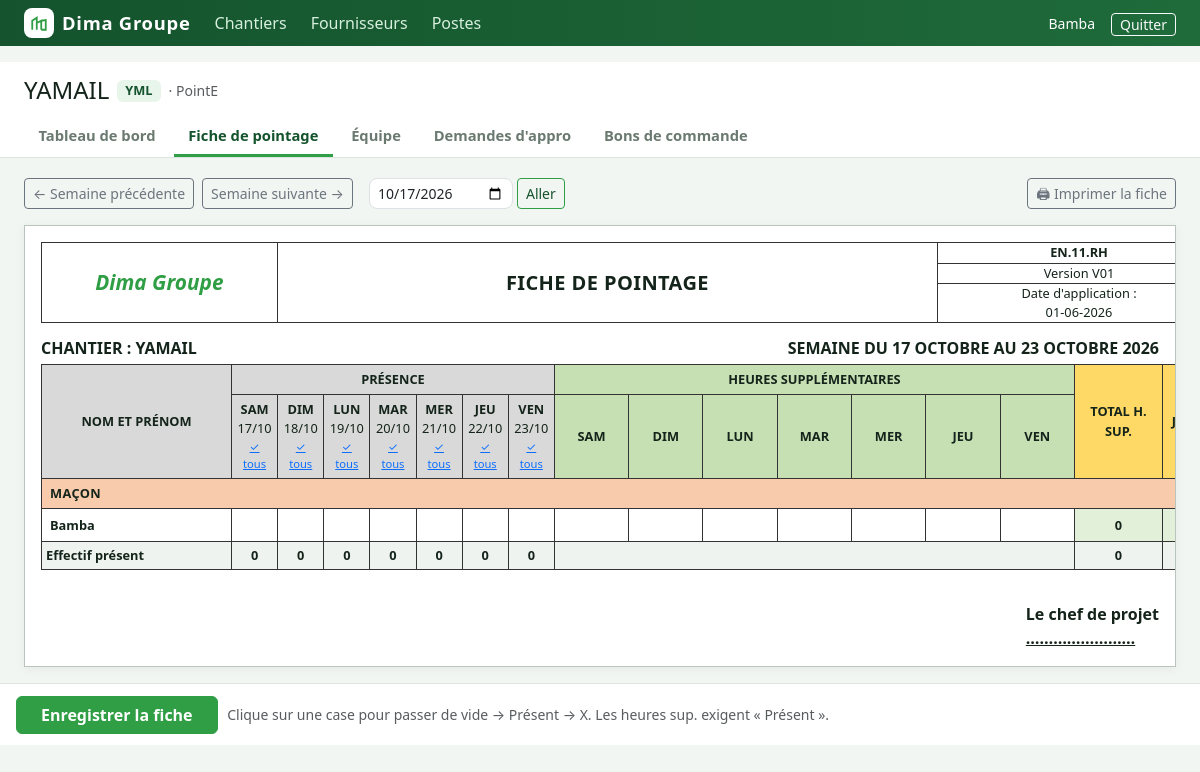
Page /pointage/chantier/1/pointage/ (signed in) on the committed database.
### pointage/models.py (models this page shows, shortened)
class Chantier(models.Model):
    JOURS = [(0, "Lundi"), (1, "Mardi"), (2, "Mercredi"), (3, "Jeudi"), (4, "Vendredi"),
             (5, "Samedi"), (6, "Dimanche")]
    nom = models.CharField(max_length=200, help_text="Ex. : YAMAIL")
    code = models.CharField(max_length=10, unique=True, help_text="Préfixe des numéros. Ex. : YML")
    site = models.CharField("Site", max_length=200, blank=True, help_text="Ex. : Point E")
    client = models.CharField(max_length=200, blank=True)
    chef_projet = models.CharField("Chef de projet", max_length=150, blank=True)
    debut_semaine = models.PositiveSmallIntegerField(
        "La semaine de pointage commence le", choices=JOURS, default=5)
    actif = models.BooleanField(default=True)
    created_at = models.DateTimeField(auto_now_add=True)
    class Meta:
        ordering = ["-actif", "nom"]
    def debut_de_semaine(self, jour):
        return jour - timedelta(days=(jour.weekday() - self.debut_semaine) % 7)

class Poste(models.Model):
    nom = models.CharField(max_length=100, unique=True)
    ordre = models.PositiveSmallIntegerField(default=0, help_text="Ordre d'affichage sur la fiche")
    class Meta:
        ordering = ["ordre", "nom"]
    def __str__(self):
        return self.nom

class Ouvrier(models.Model):
    chantier = models.ForeignKey(Chantier, on_delete=models.CASCADE, related_name="ouvriers")
    poste = models.ForeignKey(Poste, on_delete=models.SET_NULL, null=True, blank=True, related_name="ouvriers")
    nom = models.CharField(max_length=150)
    telephone = models.CharField(max_length=50, blank=True)
    actif = models.BooleanField(default=True)
    class Meta:
        ordering = ["poste__ordre", "poste__nom", "nom"]

### pointage/views.py (the view, shortened to what this page needs)
# urls.py: path("chantier/<int:chantier_pk>/pointage/", v.pointage_semaine, name="pointage_semaine"),
@login_required
def pointage_semaine(request, chantier_pk):
    ch = _chantier(chantier_pk)
    ref = _date_param(request.GET.get("debut") or request.POST.get("debut"), timezone.localdate())
    debut = ch.debut_de_semaine(ref)
    jours = [debut + timedelta(days=i) for i in range(7)]
    fin = jours[-1]
    ouvriers = list(ch.ouvriers.filter(Q(actif=True) | Q(pointages__date__range=(debut, fin)))
                    .distinct().select_related("poste"))
    existants = {(p.ouvrier_id, p.date): (p.statut, p.heures_sup)
                 for p in m.Pointage.objects.filter(ouvrier__chantier=ch, date__range=(debut, fin))}
    etat = existants
    groupes, effectif = [], [0] * 7
    for o in ouvriers:
        cellules, total_hs, nb_jours = [], Decimal(0), 0
        for i, j in enumerate(jours):
            s, hs = etat.get((o.pk, j), ("", Decimal(0)))
            cellules.append({"iso": j.isoformat(), "statut": s, "hs": _fmt(hs)})
            total_hs += hs
            if s == "P":
                effectif[i] += 1
                nb_jours += 1
        ligne = {"o": o, "cellules": cellules, "total_hs": _fmt(total_hs) or "0", "jours": nb_jours}
        if not groupes or groupes[-1]["poste"] != o.poste:
            groupes.append({"poste": o.poste, "lignes": []})
        groupes[-1]["lignes"].append(ligne)
    return render(request, "pointage/pointage_semaine.html", {
        "ch": ch, "debut": debut, "fin": fin, "precedente": debut - timedelta(days=7),
        "suivante": debut + timedelta(days=7), "effectif": effectif,
        "entetes": [{"d": j, "nom": JOURS_COURTS[j.weekday()]} for j in jours],
        "groupes": groupes, "nb_ouvriers": len(ouvriers),
        "total_hs": sum((Decimal(l["total_hs"]) for g in groupes for l in g["lignes"]), Decimal(0)),
    })

### pointage/templatetags/pointage_tags.py (called while the page is built)
@register.simple_tag
def entreprise():
    return getattr(settings, "POINTAGE_ENTREPRISE", "Dima Groupe")

@register.simple_tag
def doc(nom):
    return DOCS[nom]

### pointage/views.py (called while the page is built)
def _chantier(pk):
    return get_object_or_404(m.Chantier, pk=pk)

def _date_param(valeur, defaut):
    try:
        return date.fromisoformat(valeur)
    except (TypeError, ValueError):
        return defaut

def _fmt(h):
    return "" if not h else f"{h:f}".rstrip("0").rstrip(".")

### pointage/templates/pointage/pointage_semaine.html (shortened to what this page needs)
{% extends "pointage/base.html" %}
{% load pointage_tags %}
{% block content %}
{% doc 'pointage' as meta %}
<div class="d-flex align-items-center gap-2 mb-3 flex-wrap no-print">
  <a class="btn btn-outline-secondary btn-sm" href="?debut={{ precedente|date:'Y-m-d' }}">← Semaine précédente</a>
  <a class="btn btn-outline-secondary btn-sm" href="?debut={{ suivante|date:'Y-m-d' }}">Semaine suivante →</a>
  <form method="get" class="d-flex gap-1 ms-2"><input type="date" name="debut" value="{{ debut|date:'Y-m-d' }}" class="form-control form-control-sm">
    <button class="btn btn-outline-brand btn-sm">Aller</button></form>
  <button type="button" class="btn btn-outline-secondary btn-sm ms-auto" onclick="window.print()">🖨 Imprimer la fiche</button>
</div>
{% if not groupes %}
<div class="alert alert-info">Aucun ouvrier dans l'équipe. <a href="{% url 'pointage:ouvrier_create' ch.pk %}">Ajoute des ouvriers</a> pour commencer le pointage.</div>
{% else %}
<form method="post" id="fiche-form">
  <div class="fiche">
    {% include "pointage/_doc_head.html" %}
    <div class="d-flex justify-content-between fw-bold mb-1"><span>CHANTIER : {{ ch.nom|upper }}</span>
      <span>SEMAINE DU {{ debut|date:"d F"|upper }} AU {{ fin|date:"d F Y"|upper }}</span></div>
    <table>
      <thead>
        <tr><th class="th-jour" rowspan="2">NOM ET PRÉNOM</th>
          <th class="th-jour" colspan="7">PRÉSENCE</th><th class="th-hs" colspan="7">HEURES SUPPLÉMENTAIRES</th>
          <th class="th-total" rowspan="2">TOTAL H. SUP.</th><th class="th-total" rowspan="2">JOURS</th></tr>
        <tr>{% for e in entetes %}<th class="th-jour">{{ e.nom }}<br><span class="fw-normal">{{ e.d|date:"d/m" }}</span>
            <br><button type="button" class="btn btn-link p-0 small no-print tous" data-iso="{{ e.d|date:'Y-m-d' }}" style="font-size:.7rem">✓ tous</button></th>{% endfor %}
          {% for e in entetes %}<th class="th-hs">{{ e.nom }}</th>{% endfor %}</tr>
      </thead>
      <tbody>
      {% for g in groupes %}
        <tr class="poste {% cycle 'p1' 'p2' 'p3' %}"><td colspan="17">{{ g.poste|default:"SANS POSTE"|upper }}</td></tr>
        {% for l in g.lignes %}
        <tr data-row>
          <td class="nom">{{ l.o.nom }}</td>
          {% for c in l.cellules %}<td><input type="hidden" name="s_{{ l.o.pk }}_{{ c.iso }}" value="{{ c.statut }}">
            <button type="button" class="cell-toggle {{ c.statut }}">{% if c.statut == "P" %}Présent{% elif c.statut == "A" %}X{% endif %}</button></td>{% endfor %}
          {% for c in l.cellules %}<td><input type="number" class="hs" step="0.5" min="0" max="24" name="h_{{ l.o.pk }}_{{ c.iso }}" value="{{ c.hs }}"></td>{% endfor %}
          <td class="total-cell" data-total>{{ l.total_hs }}</td><td class="total-cell" data-jours>{{ l.jours }}</td>
        </tr>
        {% endfor %}
      {% endfor %}
        <tr class="eff"><td class="nom">Effectif présent</td>
          {% for n in effectif %}<td data-eff>{{ n }}</td>{% endfor %}
          <td colspan="7"></td><td id="eff-hs">{{ total_hs|floatformat:"-1" }}</td><td></td></tr>
      </tbody>
    </table>
    <div class="doc-sign"><span>Le chef de projet<br><u>{{ ch.chef_projet|upper|default:"……………………" }}</u></span></div>
  </div>
  <div class="save-bar no-print">
    <button class="btn btn-brand px-4">Enregistrer la fiche</button>
    <span class="text-muted small">Clique sur une case pour passer de vide → Présent → X. Les heures sup. exigent « Présent ».</span>
  </div>
</form>
{% endif %}
{% endblock %}

### pointage/templates/pointage/base.html (shortened to what this page needs)
{% load static pointage_tags %}<!doctype html>
<html lang="fr">
<head>
  <link href="https://cdn.jsdelivr.net/npm/bootstrap@5.3.3/dist/css/bootstrap.min.css" rel="stylesheet">
  <link href="{% static 'pointage/pointage.css' %}" rel="stylesheet">
</head>
<body>
{% with u=request.resolver_match.url_name %}
<nav class="topbar no-print">
  <div class="d-flex align-items-center gap-4 px-4 py-2 flex-wrap">
    <a class="brand" href="{% url 'pointage:home' %}">
      <span class="mark"><svg width="18" height="18" viewBox="0 0 24 24" fill="none" stroke="#2f9e44" stroke-width="2.4"><path d="M3 21V9l6-4v16M9 21V12l6-3v12M15 21h6V8l-6 1"/></svg></span>
      {% entreprise %}
    </a>
    <a href="{% url 'pointage:home' %}" class="{% if u == 'home' %}active{% endif %}">Chantiers</a>
    <a href="{% url 'pointage:fournisseur_list' %}" class="{% if 'fournisseur' in u %}active{% endif %}">Fournisseurs</a>
    <a href="{% url 'pointage:poste_list' %}" class="{% if 'poste' in u %}active{% endif %}">Postes</a>
    <span class="ms-auto d-flex align-items-center gap-3">
      {% if user.is_authenticated %}
      <span class="small">{{ user.get_full_name|default:user.username }}</span>
      <form method="post" action="{% url 'pointage:logout' %}" class="m-0">{% csrf_token %}
        <button class="btn btn-sm btn-outline-light py-0">Quitter</button></form>
      {% endif %}
    </span>
  </div>
</nav>
<main class="px-4 pb-5 pt-3" style="max-width:1500px;margin:auto">
  {% if ch %}
  <div class="chantier-head no-print">
    <div class="d-flex align-items-center gap-2 flex-wrap">
      <h1 class="h4 mb-0">{{ ch.nom }}</h1><span class="code">{{ ch.code }}</span>
      {% if ch.site %}<span class="text-muted small">· {{ ch.site }}</span>{% endif %}
    </div>
    <div class="tabs-ch">
      <a href="{% url 'pointage:dashboard' ch.pk %}" class="{% if u == 'dashboard' %}active{% endif %}">Tableau de bord</a>
      <a href="{% url 'pointage:pointage_semaine' ch.pk %}" class="{% if u == 'pointage_semaine' %}active{% endif %}">Fiche de pointage</a>
      <a href="{% url 'pointage:equipe' ch.pk %}" class="{% if u == 'equipe' or 'ouvrier' in u %}active{% endif %}">Équipe</a>
      <a href="{% url 'pointage:demande_list' ch.pk %}" class="{% if 'demande' in u %}active{% endif %}">Demandes d'appro</a>
      <a href="{% url 'pointage:bon_list' ch.pk %}" class="{% if 'bon' in u or u == 'livraison' %}active{% endif %}">Bons de commande</a>
    </div>
  </div>
  {% endif %}
  {% block content %}{% endblock %}
</main>
{% endwith %}
</body>
</html>

### pointage/static/pointage/pointage.css (style rules this page uses)
:root { --brand: #2f9e44; --brand-dark: #14532d; --brand-soft: #e7f5ea; --ink: #14241a; --muted: #6b7a70; --bg: #f2f6f3; --line: #dbe4de; --warn: #f59f00; --danger: #d9480f; }
body { background: var(--bg); color: var(--ink); font-family: "Segoe UI", system-ui, -apple-system, Roboto, sans-serif; }
a { color: var(--brand-dark); }
.btn-brand { background: var(--brand); border-color: var(--brand); color: #fff; font-weight: 600; }
.btn-outline-brand { border-color: var(--brand); color: var(--brand-dark); }
.topbar { background: linear-gradient(90deg, var(--brand-dark), #1f6b3a); color: #fff; }
.topbar a { color: #d7f0de; text-decoration: none; }
.brand { font-weight: 800; letter-spacing: .04em; font-size: 1.15rem; color: #fff !important; display: flex; align-items: center; gap: .5rem; }
.brand .mark { width: 30px; height: 30px; border-radius: 8px; background: #fff; display: grid; place-items: center; }
.chantier-head { background: #fff; border-bottom: 1px solid var(--line); margin: 0 -1.5rem 1.25rem; padding: .9rem 1.5rem 0; }
.chantier-head .code { background: var(--brand-soft); color: var(--brand-dark); font-weight: 700; border-radius: 6px; padding: .1rem .5rem; font-size: .8rem; }
.tabs-ch { display: flex; gap: .25rem; flex-wrap: wrap; margin-top: .6rem; }
.tabs-ch a { padding: .55rem .9rem; border-bottom: 3px solid transparent; text-decoration: none; color: var(--muted); font-weight: 600; font-size: .92rem; }
.tabs-ch a.active { color: var(--brand-dark); border-color: var(--brand); }
.form-control, .form-select { border-radius: 8px; }
.doc-sign { margin-top: 2rem; display: flex; justify-content: space-between; font-weight: 600; }
.fiche { background: #fff; border: 1px solid #b8c4bc; padding: 1rem; overflow-x: auto; box-shadow: 0 2px 10px rgba(20,36,26,.06); }
.fiche table { border-collapse: collapse; width: 100%; min-width: 1180px; }
.fiche th, .fiche td { border: 1px solid #333; padding: 0; text-align: center; font-size: .8rem; }
.fiche th { padding: .3rem .25rem; font-weight: 700; }
.fiche .th-jour { background: #d9d9d9; }
.fiche .th-hs { background: #c6e0b4; }
.fiche .th-total { background: #ffd966; }
.fiche .nom { text-align: left; padding: .3rem .5rem; white-space: nowrap; min-width: 190px; font-weight: 600; }
.fiche .poste td { background: #f4b183; font-weight: 800; text-align: left; padding: .3rem .5rem; letter-spacing: .03em; }
.fiche .poste.p1 td { background: #f8cbad; }
.cell-toggle { width: 100%; height: 100%; min-height: 30px; border: 0; background: transparent; font-size: .78rem; font-weight: 700; padding: .2rem; }
.fiche input.hs { width: 100%; min-width: 38px; border: 0; text-align: center; padding: .25rem 0; background: transparent; font-size: .8rem; }
.fiche .total-cell { background: #e2f0d9; font-weight: 800; min-width: 58px; }
.fiche .eff td { background: #eef3ef; font-weight: 700; padding: .25rem; }
.save-bar { position: sticky; bottom: 0; background: rgba(255,255,255,.95); border-top: 1px solid var(--line); padding: .7rem 1rem; margin: 1rem -1.5rem -3rem; display: flex; gap: .6rem; align-items: center; z-index: 5; }

### rows in the picture
Chantier: nom "YAMAIL", code "YML", site "PointE", chef_projet "……………………"
Poste: poste "MAÇON"
Ouvrier: o.nom "Bamba", total_hs "0"

### other values in the picture
{{ user.get_full_name|default:user.username }} "Bamba"
{{ meta.titre }} "FICHE DE POINTAGE"
{{ meta.code }} "EN.11.RH"
{{ meta.version }} "V01"
{{ meta.date_application }} "01-06-2026"
{{ debut|date:"d F"|upper }} "17 OCTOBRE"
{{ fin|date:"d F Y"|upper }} "23 OCTOBRE 2026"
{{ e.nom }} "SAM" "DIM" "LUN" "MAR" "MER" "JEU" "VEN"
{{ e.d|date:"d/m" }} "17/10" "18/10" "19/10" "20/10" "21/10" "22/10" "23/10"
{{ n }} "0" "0" "0" "0" "0" "0" "0"
{{ total_hs|floatformat:"-1" }} "0"
